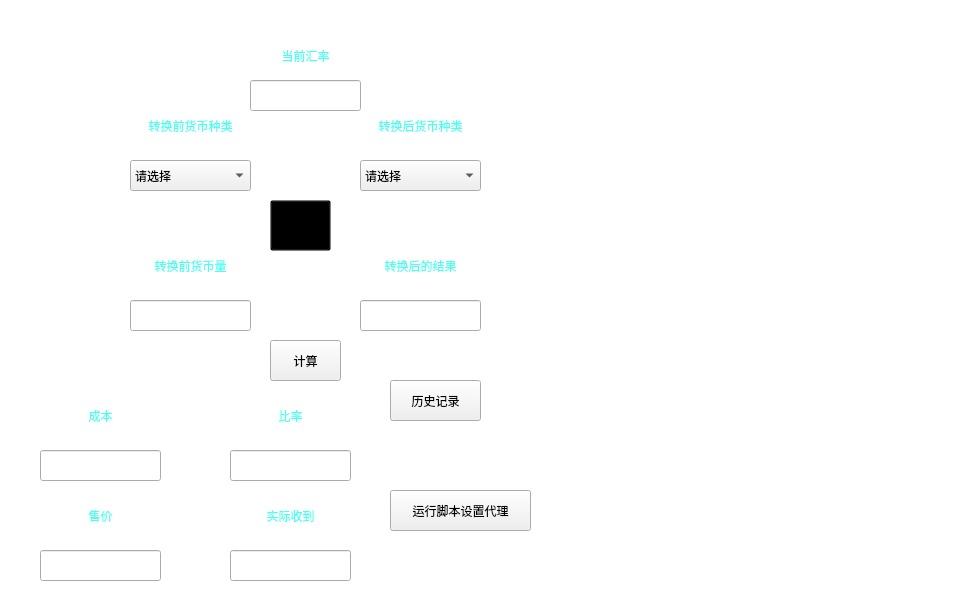
<?xml version="1.0" encoding="UTF-8"?>
<ui version="4.0">
 <class>Form</class>
 <widget class="QWidget" name="Form">
  <property name="geometry">
   <rect>
    <x>0</x>
    <y>0</y>
    <width>956</width>
    <height>596</height>
   </rect>
  </property>
  <property name="sizePolicy">
   <sizepolicy hsizetype="Fixed" vsizetype="Fixed">
    <horstretch>0</horstretch>
    <verstretch>0</verstretch>
   </sizepolicy>
  </property>
  <property name="minimumSize">
   <size>
    <width>956</width>
    <height>596</height>
   </size>
  </property>
  <property name="maximumSize">
   <size>
    <width>956</width>
    <height>596</height>
   </size>
  </property>
  <property name="windowTitle">
   <string>exchange rate</string>
  </property>
  <property name="windowIcon">
   <iconset>
    <normaloff>1.ico</normaloff>1.ico</iconset>
  </property>
  <property name="styleSheet">
   <string notr="true"/>
  </property>
  <widget class="QComboBox" name="fromcomboBox">
   <property name="geometry">
    <rect>
     <x>130</x>
     <y>160</y>
     <width>121</width>
     <height>31</height>
    </rect>
   </property>
   <property name="font">
    <font>
     <family>微软雅黑 Light</family>
    </font>
   </property>
   <item>
    <property name="text">
     <string>请选择</string>
    </property>
   </item>
  </widget>
  <widget class="QComboBox" name="tocomboBox">
   <property name="geometry">
    <rect>
     <x>360</x>
     <y>160</y>
     <width>121</width>
     <height>31</height>
    </rect>
   </property>
   <property name="font">
    <font>
     <family>微软雅黑 Light</family>
    </font>
   </property>
   <item>
    <property name="text">
     <string>请选择</string>
    </property>
   </item>
  </widget>
  <widget class="QPushButton" name="calbutton">
   <property name="geometry">
    <rect>
     <x>270</x>
     <y>340</y>
     <width>71</width>
     <height>41</height>
    </rect>
   </property>
   <property name="font">
    <font>
     <family>微软雅黑 Light</family>
    </font>
   </property>
   <property name="text">
    <string>计算</string>
   </property>
  </widget>
  <widget class="QListView" name="listView">
   <property name="geometry">
    <rect>
     <x>-2</x>
     <y>-2</y>
     <width>960</width>
     <height>600</height>
    </rect>
   </property>
   <property name="styleSheet">
    <string notr="true">background-image: url(:/3.jpg);</string>
   </property>
  </widget>
  <widget class="QLabel" name="label">
   <property name="geometry">
    <rect>
     <x>130</x>
     <y>250</y>
     <width>121</width>
     <height>31</height>
    </rect>
   </property>
   <property name="font">
    <font>
     <family>微软雅黑</family>
    </font>
   </property>
   <property name="styleSheet">
    <string notr="true">background-color: transparent;
color: rgb(74, 255, 240);</string>
   </property>
   <property name="text">
    <string>转换前货币量</string>
   </property>
   <property name="alignment">
    <set>Qt::AlignCenter</set>
   </property>
  </widget>
  <widget class="QLineEdit" name="lineEdit">
   <property name="geometry">
    <rect>
     <x>130</x>
     <y>300</y>
     <width>121</width>
     <height>31</height>
    </rect>
   </property>
  </widget>
  <widget class="QLabel" name="label_2">
   <property name="geometry">
    <rect>
     <x>360</x>
     <y>110</y>
     <width>121</width>
     <height>31</height>
    </rect>
   </property>
   <property name="font">
    <font>
     <family>微软雅黑 Light</family>
    </font>
   </property>
   <property name="focusPolicy">
    <enum>Qt::NoFocus</enum>
   </property>
   <property name="layoutDirection">
    <enum>Qt::LeftToRight</enum>
   </property>
   <property name="styleSheet">
    <string notr="true">color: rgb(74, 255, 240);
background-color: transparent;</string>
   </property>
   <property name="text">
    <string>转换后货币种类</string>
   </property>
   <property name="textFormat">
    <enum>Qt::AutoText</enum>
   </property>
   <property name="alignment">
    <set>Qt::AlignCenter</set>
   </property>
  </widget>
  <widget class="QLabel" name="label_3">
   <property name="geometry">
    <rect>
     <x>130</x>
     <y>110</y>
     <width>121</width>
     <height>31</height>
    </rect>
   </property>
   <property name="font">
    <font>
     <family>微软雅黑</family>
    </font>
   </property>
   <property name="styleSheet">
    <string notr="true">background-color: transparent;
color: rgb(74, 255, 240);</string>
   </property>
   <property name="text">
    <string>转换前货币种类</string>
   </property>
   <property name="alignment">
    <set>Qt::AlignCenter</set>
   </property>
  </widget>
  <widget class="QPushButton" name="changeButton">
   <property name="geometry">
    <rect>
     <x>270</x>
     <y>200</y>
     <width>61</width>
     <height>51</height>
    </rect>
   </property>
   <property name="styleSheet">
    <string notr="true">image: url(:/arrow.png);
background-color: transparent;</string>
   </property>
   <property name="text">
    <string/>
   </property>
  </widget>
  <widget class="QLabel" name="label_4">
   <property name="geometry">
    <rect>
     <x>360</x>
     <y>250</y>
     <width>121</width>
     <height>31</height>
    </rect>
   </property>
   <property name="font">
    <font>
     <family>微软雅黑</family>
    </font>
   </property>
   <property name="styleSheet">
    <string notr="true">background-color: transparent;
color: rgb(74, 255, 240);
</string>
   </property>
   <property name="text">
    <string>转换后的结果</string>
   </property>
   <property name="alignment">
    <set>Qt::AlignCenter</set>
   </property>
  </widget>
  <widget class="QLineEdit" name="outEdit">
   <property name="geometry">
    <rect>
     <x>360</x>
     <y>300</y>
     <width>121</width>
     <height>31</height>
    </rect>
   </property>
   <property name="readOnly">
    <bool>true</bool>
   </property>
  </widget>
  <widget class="QPushButton" name="historybuttom">
   <property name="geometry">
    <rect>
     <x>390</x>
     <y>380</y>
     <width>91</width>
     <height>41</height>
    </rect>
   </property>
   <property name="font">
    <font>
     <family>微软雅黑 Light</family>
    </font>
   </property>
   <property name="text">
    <string>历史记录</string>
   </property>
  </widget>
  <widget class="QLineEdit" name="hvEdit">
   <property name="geometry">
    <rect>
     <x>250</x>
     <y>80</y>
     <width>111</width>
     <height>31</height>
    </rect>
   </property>
   <property name="readOnly">
    <bool>true</bool>
   </property>
  </widget>
  <widget class="QLabel" name="label_5">
   <property name="geometry">
    <rect>
     <x>250</x>
     <y>40</y>
     <width>111</width>
     <height>31</height>
    </rect>
   </property>
   <property name="font">
    <font>
     <family>微软雅黑</family>
    </font>
   </property>
   <property name="styleSheet">
    <string notr="true">background-color: transparent;
color: rgb(74, 255, 240);</string>
   </property>
   <property name="text">
    <string>当前汇率</string>
   </property>
   <property name="alignment">
    <set>Qt::AlignCenter</set>
   </property>
  </widget>
  <widget class="QLineEdit" name="chbEdit">
   <property name="geometry">
    <rect>
     <x>40</x>
     <y>450</y>
     <width>121</width>
     <height>31</height>
    </rect>
   </property>
  </widget>
  <widget class="QLabel" name="label_6">
   <property name="geometry">
    <rect>
     <x>40</x>
     <y>400</y>
     <width>121</width>
     <height>31</height>
    </rect>
   </property>
   <property name="font">
    <font>
     <family>微软雅黑</family>
    </font>
   </property>
   <property name="styleSheet">
    <string notr="true">background-color: transparent;
color: rgb(74, 255, 240);
</string>
   </property>
   <property name="text">
    <string>成本</string>
   </property>
   <property name="alignment">
    <set>Qt::AlignCenter</set>
   </property>
  </widget>
  <widget class="QLineEdit" name="sellEdit">
   <property name="geometry">
    <rect>
     <x>40</x>
     <y>550</y>
     <width>121</width>
     <height>31</height>
    </rect>
   </property>
  </widget>
  <widget class="QLabel" name="label_7">
   <property name="geometry">
    <rect>
     <x>40</x>
     <y>500</y>
     <width>121</width>
     <height>31</height>
    </rect>
   </property>
   <property name="font">
    <font>
     <family>微软雅黑</family>
    </font>
   </property>
   <property name="styleSheet">
    <string notr="true">background-color: transparent;
color: rgb(74, 255, 240);
</string>
   </property>
   <property name="text">
    <string>售价</string>
   </property>
   <property name="alignment">
    <set>Qt::AlignCenter</set>
   </property>
  </widget>
  <widget class="QLineEdit" name="sjEdit">
   <property name="geometry">
    <rect>
     <x>230</x>
     <y>550</y>
     <width>121</width>
     <height>31</height>
    </rect>
   </property>
   <property name="readOnly">
    <bool>true</bool>
   </property>
  </widget>
  <widget class="QLabel" name="label_8">
   <property name="geometry">
    <rect>
     <x>230</x>
     <y>500</y>
     <width>121</width>
     <height>31</height>
    </rect>
   </property>
   <property name="font">
    <font>
     <family>微软雅黑</family>
    </font>
   </property>
   <property name="styleSheet">
    <string notr="true">background-color: transparent;
color: rgb(74, 255, 240);
</string>
   </property>
   <property name="text">
    <string>实际收到</string>
   </property>
   <property name="alignment">
    <set>Qt::AlignCenter</set>
   </property>
  </widget>
  <widget class="QLineEdit" name="blvEdit">
   <property name="geometry">
    <rect>
     <x>230</x>
     <y>450</y>
     <width>121</width>
     <height>31</height>
    </rect>
   </property>
   <property name="readOnly">
    <bool>true</bool>
   </property>
  </widget>
  <widget class="QLabel" name="label_9">
   <property name="geometry">
    <rect>
     <x>230</x>
     <y>400</y>
     <width>121</width>
     <height>31</height>
    </rect>
   </property>
   <property name="font">
    <font>
     <family>微软雅黑</family>
    </font>
   </property>
   <property name="styleSheet">
    <string notr="true">background-color: transparent;
color: rgb(74, 255, 240);
</string>
   </property>
   <property name="text">
    <string>比率</string>
   </property>
   <property name="alignment">
    <set>Qt::AlignCenter</set>
   </property>
  </widget>
  <widget class="QPushButton" name="batbottom">
   <property name="geometry">
    <rect>
     <x>390</x>
     <y>490</y>
     <width>141</width>
     <height>41</height>
    </rect>
   </property>
   <property name="font">
    <font>
     <family>微软雅黑 Light</family>
    </font>
   </property>
   <property name="text">
    <string>运行脚本设置代理</string>
   </property>
  </widget>
  <zorder>listView</zorder>
  <zorder>fromcomboBox</zorder>
  <zorder>tocomboBox</zorder>
  <zorder>calbutton</zorder>
  <zorder>label</zorder>
  <zorder>lineEdit</zorder>
  <zorder>label_2</zorder>
  <zorder>label_3</zorder>
  <zorder>changeButton</zorder>
  <zorder>label_4</zorder>
  <zorder>outEdit</zorder>
  <zorder>historybuttom</zorder>
  <zorder>hvEdit</zorder>
  <zorder>label_5</zorder>
  <zorder>chbEdit</zorder>
  <zorder>label_6</zorder>
  <zorder>sellEdit</zorder>
  <zorder>label_7</zorder>
  <zorder>sjEdit</zorder>
  <zorder>label_8</zorder>
  <zorder>blvEdit</zorder>
  <zorder>label_9</zorder>
  <zorder>batbottom</zorder>
 </widget>
 <resources>
  <include location="picture.qrc"/>
 </resources>
 <connections/>
</ui>
